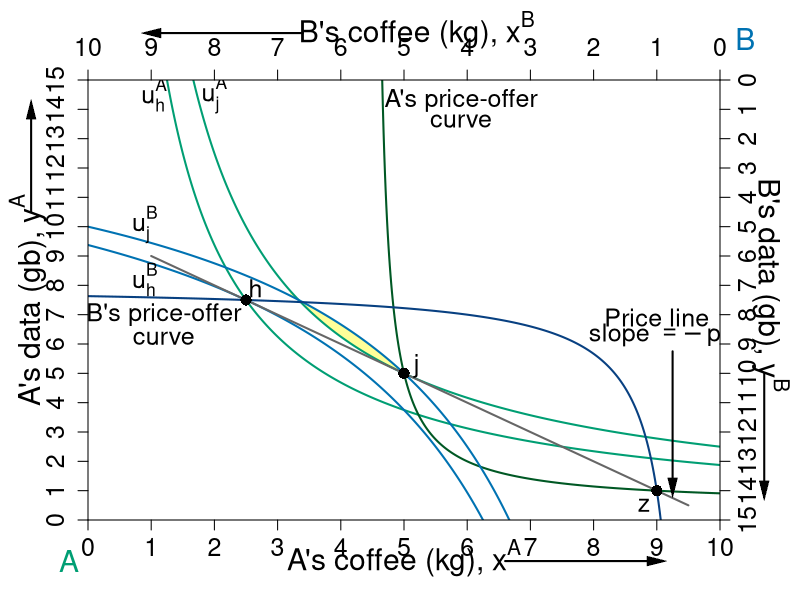

Generate this figure with R:
#' Graph Designer: Simon Halliday, Scott Cohn
#' Authors: Bowles and Halliday
#' Title: Coordination, Conflict and Competition: A Text in Microeconomics

library("shape")

pdf(file = "what_can_markets_do/property_walras_baseline_pec.pdf", width = 9, height = 7)

# Set parameters for graphics
axislabelsize <- 1.8
labelsize <- 1.5
namesize <- 1.8
annotatesize <- 1.5
graphlinewidth <- 2
segmentlinewidth <- 1.5

COL <- c("#7fc97f", "#beaed4", "#fdc086", "#ffff99", "#386cb0", "#f0027f", "#bf5b17", "#666666")
COLA <- c("#e0f3db", "#99d8c9","#66c2a4","#41ae76", "#238b45", "#005824")
COLB <- c("#c6dbef", "#4eb3d3", "#2b8cbe", "#0868ac","#084081")
COLC <- c("#fcfbfd", "#efedf5", "#dadaeb", "#bcbddc", "#9e9ac8", "#807dba", "#6a51a3", "#54278f", "#3f007d")
grays <- gray.colors(25, start = 1, end = 0, alpha = 1)
CBCols <- c("#009E73","#0072B2","#E69F00","#CC79A7", "#F0E442")


uA <- function(xA, yA, alpha = 0.5){
  ((xA)^alpha)*((yA)^(1 - alpha))
}

uB <- function(xA, yA, alpha = 0.5){
  ((10-xA)^alpha)*((15-yA)^(1 - alpha))
}

indiffcurveA1 <- function(x, U = 4, A = 1, a = 0.5) {
  ((((U-2)/A)*(1/x)^a)^(1/(1-a)))
}

indiffcurveA2 <- function(x, U = 4, A = 1, a = 0.5) {
  (((U/A)*(1/x)^a)^(1/(1-a)))
}

indiffcurveA3 <- function(x, U = 5.715476, A = 1, a = 0.5) {
  (((U/A)*(1/x)^a)^(1/(1 - a)))
}

indiffcurveA4 <- function(x, U = 6.984164, A = 1, a = 0.5) {
  ((((U)/A)*(1/x)^a)^(1/(1 - a)))
}

paretoEC <- function(x) {
  (3/2)*x
}

OfferCurveA <- function(x) {
  # x/(x  - 4)
  x / (2*x - 9)
}

PriceLine <- function(x, intercept = 10, slope = 1) {
  intercept - slope*x 
}

mrsplot <- function(x) {
  (13/2)*(x/(9 - x)^2)
  
}

OfferCurveB <- function(x) {
  #15 - (14/2)*(10 - x)/(9 - x)
  (145 - 16*x) / (19 - 2*x)
}

WalrasPrice <- function(x) {
  14 - (3/2)*x
}

#Deriving the offer curves: let py = 1
#wA = 8px + 2py = 8px + 2; Demand: x = w/2px => x = 4 + 1/px => px = 1/(x - 4)
#Offer curve is y = px*x => (1/(x-4))*x = x/(x-4) defined for x neq 4
#wA = 2px + 13py = 2px + 13; Demand: x = w/2px => x = 1 + 13/2px => px = 13/2(x - 1)
#B's Offer curve is y = px*x => (13/2)(1/(x-1))*x = (13/2)(x/(x-1)
#Therefore in terms of yA and xA:
#15 - y = (13/2)*(10 - x)/(10 - x - 1)
#Therefore y = 15 - (13/2)*(10-x)/(9 - x) defined for x neq 9
#The tangency of the indifference curve and the offer curve gives mrsplot
#Where mrsplot equals that offer curve, we get x = (3/17)*(51 - sqrt(221)) = 6.376576; 
#So y = 6.022321; therefore u = (6.376576^0.5)*(6.022321^0.5)

indiffcurveBneg1 <- function(x, U = 5.09, A = 1, a = 0.5) {
  15 - (((U/A)*(1/(10 - x))^a)^(1/(1-a)))
}

indiffcurveBneg2 <- function(x, U = 6.531973, A = 1, a = 0.5) {
  15 - (((U/A)*(1/(10 - x))^a)^(1/(1-a)))
}

#Aisha happens to have found 8 apples and 2 oranges, 
#and Betty happens to have found 2 apples and 13 oranges. 
#Aisha's utility (8^0.5)*(2^0.5) = 4
#Betty's utility (2^0.5)*(13^0.5) = 5.09



par(mar =  c(4, 4.4, 4, 4))
xlims <- c(0, 10)
ylims <- c(0, 15)
xlims2 <- c(10, 0)
ylims2 <- c(15, 0)

plot(0, 0, xlim = xlims, ylim = ylims, type = "n",
     xlab = "",
     ylab = "", 
     xaxt = "n", 
     yaxt = "n", 
     cex.lab = axislabelsize, 
     bty = "n",
     xaxs = "i", 
     yaxs = "i")

text(0.5*xlims[2], -1.3, expression(paste("A's coffee (kg), ", x^A)), xpd = TRUE, cex = axislabelsize) 
text(-0.95, 0.5*ylims[2], expression(paste("A's data (gb), ", y^A)), xpd = TRUE, cex = axislabelsize, srt = 90) 



npts <- 500 
npts2 <- 501

#I need something like xx1 with npts for 
xpoly1 <- seq(from = 3.2, to = 5, length.out = 501)
ypoly1 <- indiffcurveA2(xpoly1, U = uA(5, 5))
ypoly2 <- indiffcurveBneg1(xpoly1, U = uB(5, 5))
polygon(x = c(xpoly1, rev(xpoly1)), y = c(ypoly1, rev(ypoly2)), col=COL[4], density=NULL, border = NA)


#Specify the sequences of points for graphing. 
xx1 <- seq(xlims[1], xlims[2], length.out = npts)
yy1 <- indiffcurveA2(xx1, U = 4, A = 1, a = 0.5)
yy2 <- indiffcurveA2(xx1)

#I need something like xx1 with npts for 
xx2 <- seq(4.5, xlims[2], length.out = npts)
xx3 <- seq(xlims[1], 9.1, length.out = npts)
xx4 <- seq(1, 9.5, length.out = npts)

#Draw the lines for the graphs

lines(xx1, indiffcurveA2(xx1, U = uA(5, 5)), col = CBCols[1], lwd = graphlinewidth)
lines(xx1, indiffcurveA2(xx1, U = uA(2.5, 7.5)), col = CBCols[1], lwd = graphlinewidth)
# 
lines(xx2, OfferCurveA(xx2), col = COLA[6], lwd = graphlinewidth)
# 
# 
lines(xx1, indiffcurveBneg1(xx1, U = uB(2.5, 7.5)), col = CBCols[2], lwd = graphlinewidth)
lines(xx1, indiffcurveBneg1(xx1, U = uB(5, 5)), col = CBCols[2], lwd = graphlinewidth)
# 
# 
lines(xx4, PriceLine(xx4, intercept = 10, slope = 1), col = COL[8], lwd = graphlinewidth)
# 
lines(xx3, OfferCurveB(xx3), col = COLB[5], lwd = graphlinewidth)

#lines(xx1, paretoEC(xx1), col = COL[2], lwd = graphlinewidth)

#Customize ticks and labels for the plot
ticksy <- seq(from = 0, to = 15, by = 1)
ylabels <- seq(from = 0, to = 15, by = 1)
ticksx <- seq(from = 0, to = 10, by = 1)
xlabels <- seq(from = 0, to = 10, by = 1)
axis(1, at = ticksx, pos = 0, labels = xlabels, cex.axis = labelsize)
axis(2, at = ticksy, pos = 0, labels = ylabels, las = 0, gap.axis = -1, cex.axis = labelsize)

#Add arrows:
Arrows(-0.9, 10.5, -0.9, 14, col = "black", lty = 1, lwd = 2, arr.type = "triangle", arr.lwd = 0.5, xpd = TRUE)
Arrows(6.6, -1.4, 9, -1.4, col = "black", lty = 1, lwd = 2, arr.type = "triangle", arr.lwd = 0.5, xpd = TRUE)

# arrows(-0.9, 10.5, -0.9, 14, xpd = TRUE, length = 0.1, angle = 40, lwd = 3)
# arrows(6.6, -1.4, 9, -1.4, xpd = TRUE, length = 0.1, angle = 40, lwd = 3)


# #Annotation of the three graphs and the NE
text(1.05, 14.5, expression(u[h]^A), cex = labelsize)
text(2, 14.5, expression(u[j]^A), cex = labelsize)

points(2.5, 7.5, pch = 16, col = "black", cex = 1.5)
text(2.65, 7.9, expression(h), cex = labelsize)

points(5, 5, pch = 16, col = "black", cex = 1.5)
text(5.2, 5.25, expression(j), cex = labelsize)

text(9, 6.9, expression("Price line"), cex = labelsize)
text(9, 6.25, expression(paste("slope ", phantom() == -p[j])), cex = labelsize)
Arrows(9.25, 5.75, 9.25, 1.1, col = "black", lty = 1, lwd = 2, arr.type = "triangle", arr.lwd = 0.5)

#Arrows(1, 6.3, 1, 7.2, col = "black", lty = 1, lwd = 2, arr.type = "triangle", arr.lwd = 0.5)
text(1.2, 7, expression("B's price-offer"), cex = annotatesize)
text(1.2, 6.2, expression("curve"), cex = annotatesize)

text(5.9, 14.3, expression("A's price-offer"), cex = annotatesize)
text(5.9, 13.6, expression("curve"), cex = annotatesize)

# text(8.5, 10.4, expression("Pareto-efficient"), cex = annotatesize)
# text(8.5, 9.7, expression("curve"), cex = annotatesize)

text(-0.3, -1.4, expression("A"), xpd = TRUE, cex = namesize, col = CBCols[1])
text(10.4, 16.4, expression("B"), xpd = TRUE, cex = namesize, col = CBCols[2])


#Set up second axes and labels
par(new = TRUE)

#Use the same x and ylims as previously, but with locations switched
xlims2 <- c(10, 0)
ylims2 <- c(15, 0)

#Leave the ylab and xlab blank to ensure no axes titles
plot(0, 0, xlim = xlims2, ylim = ylims2, type = "n",
     xlab = expression(paste("")),
     ylab = expression(paste("")),
     xaxt = "n", 
     yaxt = "n", 
     cex.lab = 1.3, 
     bty = "n",
     xaxs = "i", 
     yaxs = "i")

#Set up axes at sides 3 and 4 (top and right)
axis(side = 3, at = ticksx, pos = 0, labels = xlabels, cex.axis = labelsize)
axis(side = 4, at = ticksy, pos = 0, labels = ylabels, las = 0, gap.axis = -1,  cex.axis = labelsize)
text(4.8, -1.7, expression(paste("B's coffee (kg), ", x^B)), xpd = TRUE, cex = axislabelsize) 
text(-0.8, 7, expression(paste("B's data (gb), ", y^B)), xpd = TRUE, cex = axislabelsize, srt = 270) 

#Add arrows:
Arrows(-0.7, 10, -0.7, 14, col = "black", lty = 1, lwd = 2, arr.type = "triangle", arr.lwd = 0.5, xpd = TRUE)
Arrows(6.6, -1.6, 9, -1.6, col = "black", lty = 1, lwd = 2, arr.type = "triangle", arr.lwd = 0.5, xpd = TRUE)

# arrows(-0.7, 10, -0.7, 14, xpd = TRUE, length = 0.1, angle = 40, lwd = 3)
# arrows(6.6, -1.6, 9, -1.6, xpd = TRUE, length = 0.1, angle = 40, lwd = 3)


#Functions for B's indifference curves
indiffcurveB1 <- function(x, U = 5.09, A = 1, a = 0.5) {
  ((((U-2)/A)*(1/x)^a)^(1/(1-a)))
}

indiffcurveB2 <- function(x, U = 5.09, A = 1, a = 0.5) {
  (((U/A)*(1/x)^a)^(1/(1-a)))
}

indiffcurveB3 <- function(x, U = 5.703502, A = 1, a = 0.5) {
  ((((U)/A)*(1/x)^a)^(1/(1-a)))
}

indiffcurveB4 <- function(x, U = 8.244574, A = 1, a = 0.5) {
  ((((U)/A)*(1/x)^a)^(1/(1-a)))
}



#Label B's indifference curves
text(9.1, 4.925, expression(u[j]^B), cex = labelsize)
text(9.1, 6.8, expression(u[h]^B), cex = labelsize)


#Add a point for the initial endowment
points(1, 14, pch = 16, col = "black", cex = 1.5)
text(1.2, 14.5, expression(z), cex = labelsize)




#Label a point on the middle of the curve
#points(5, 7.5, pch = 16, col = "black", cex = 1.5)
#text(5, 7, expression(i))

#(5^0.5)*(7.5^0.5) = 6.123724

#Add point for comparison to participation constraint
#points(6.2, 1.55, pch = 16, col = "black", cex = 1.5)
#text(6.1, 1.2, expression(d))


#Calculate TIOLI power allocation for B
#mrs(x,y) => pareto efficient curve is (3/2)x = y
#A's initital utility is 4 = u(8,2) = (8^0.5)*(2^0.5)
#Therefore substitute in the contract curve u_e^A = 4 = (x^A)^(0.5)(3/2*x^A)^0.5
# => x^A = 4/((3/2)^0.5) = 3.27 => x^B = 6.73
# => y^A = 3/2(x^A) = 4.9 => y^B = 10.1

#Add point g for B's TIOLI power
# points(6.73, 10.1, pch = 16, col = "black", cex = 1.5)
# text(6.73, 10.6, expression(g))

#Calculate TIOLI power allocation for A
#mrs(x,y) => pareto efficient curve is (3/2)x = y
#A's initital utility is 4 = u(8,2) = (8^0.5)*(2^0.5)
#Therefore substitute in the contract curve u_e^A = 4 = (x^A)^(0.5)(3/2*x^A)^0.5
# => x^B = 5.09/((3/2)^0.5) = 4.16 => x^A = 5.84
# => y^B = 3/2(x^B) = 6.23 => y^A = 8.77 
#=> u^A = (5.84^0.5)*(8.77^0.5) = 7.156591
#Add point f for A's TIOLI power
# points(4.16, 6.23, pch = 16, col = "black", cex = 1.5)
# text(4.16, 5.8, expression(f))



dev.off()
